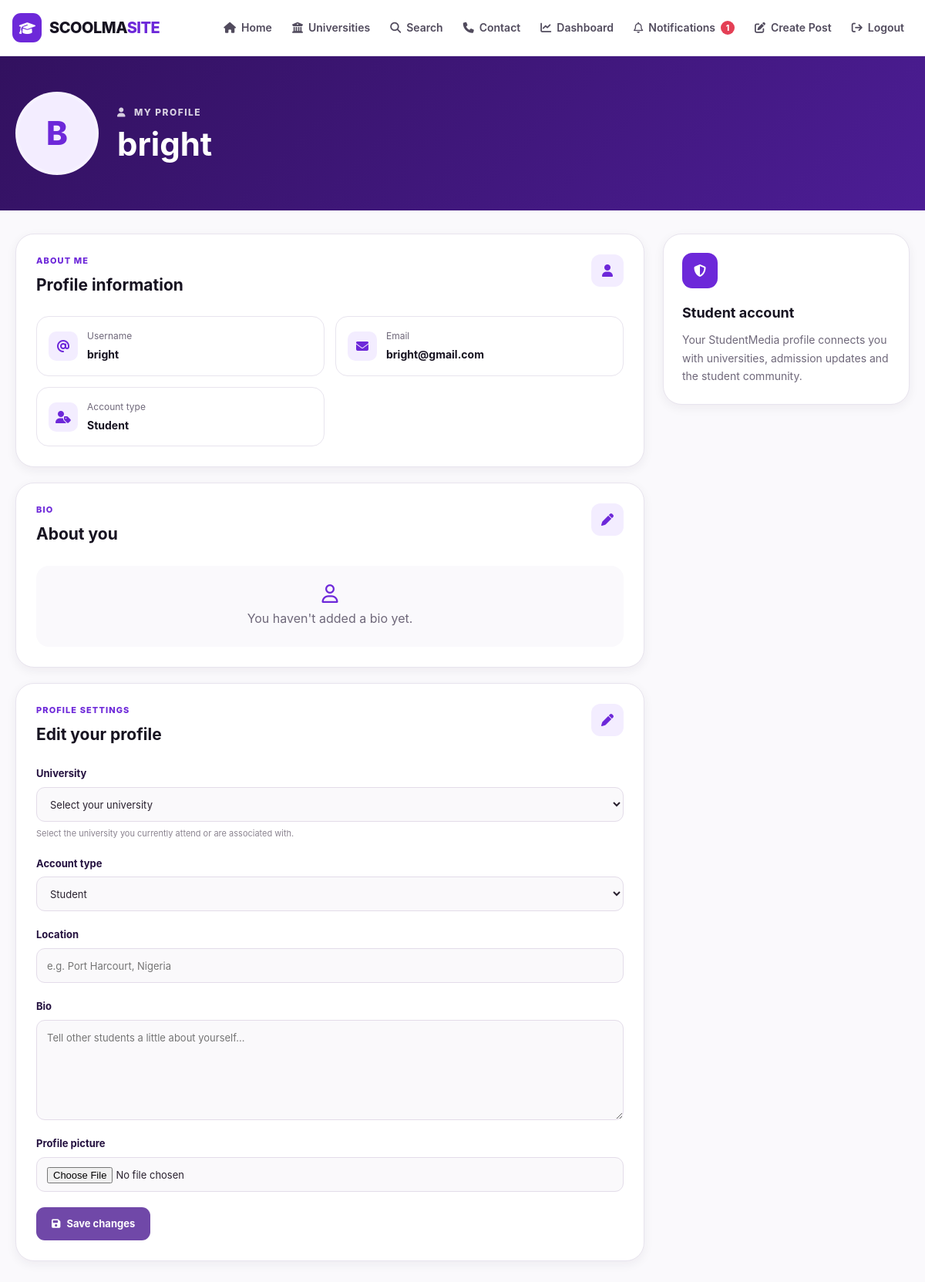
/accounts/profile/ (signed in), run on an earlier commit of the app's database.
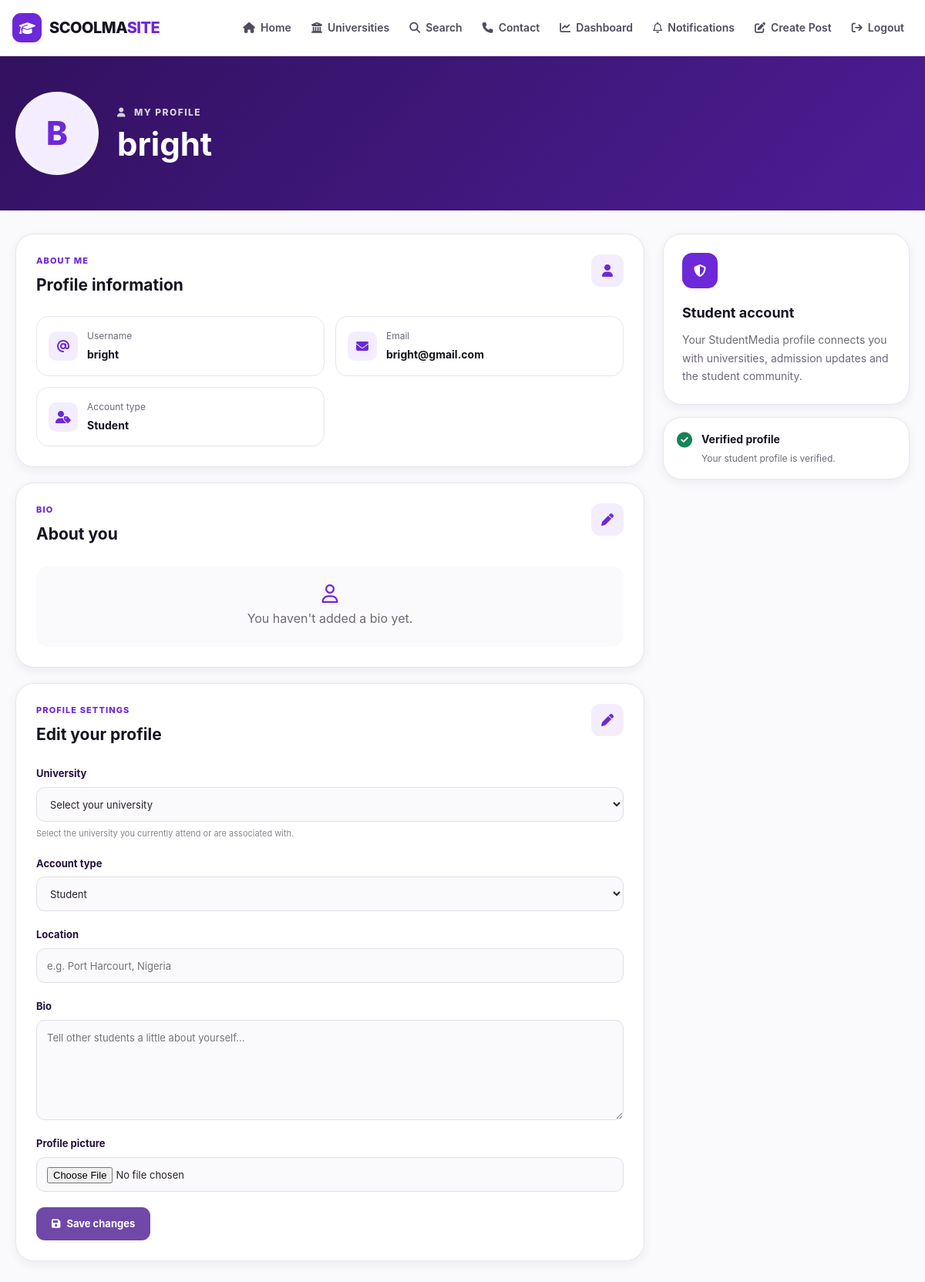
And on a later commit of the database.
### accounts/views.py (the view, shortened to what this page needs)
# urls.py: path("profile/", views.profile_view, name="profile"),
@login_required
def profile_view(request):
    profile = get_object_or_404(
        StudentProfile,
        user=request.user
    )
    universities = University.objects.filter(
        is_verified=True
    ).order_by("name")
    return render(
        request,
        "accounts/profile.html",
        {
            "profile": profile,
            "universities": universities,
            "role_choices": StudentProfile.ROLE_CHOICES,
        }
    )

### notifications/context_processors.py (called while the page is built)
def notification_count(request):
    if not request.user.is_authenticated:
        return {
            "unread_notification_count": 0
        }
    count = Notification.objects.filter(
        recipient=request.user,
        is_read=False
    ).count()
    return {
        "unread_notification_count": count
    }

### templates/accounts/profile.html (shortened to what the changed rows need)
{% extends "base.html" %}
{% load static %}
{% block page_css %}
<link rel="stylesheet" href="{% static 'css/profile.css' %}">
{% endblock %}
{% block content %}
<main class="profile-page">
<section class="profile-hero">
    <div class="profile-hero-content">
        <div class="profile-heading">
            <h1>
                {{ profile.user.username }}
            </h1>
        </div>
    </div>
</section>
<section class="profile-content">
    <div class="profile-main">
        <div class="profile-card">
            <div class="profile-card-header">
                <div>
                    <h2>
                        Profile information
                    </h2>
                </div>
            </div>
        </div>
        <div class="profile-card">
            <div class="profile-card-header">
                <div>
                    <h2>
                        About you
                    </h2>
                </div>
            </div>
        </div>
        <div class="profile-card">
    <div class="profile-card-header">
        <div>
            <h2>
                Edit your profile
            </h2>
        </div>
    </div>
</div>
    </div>
    <aside class="profile-sidebar">
        {% if profile.is_verified %}
        <div class="verification-card">
            <i class="fa-solid fa-circle-check"></i>
            <div>
                <strong>
                    Verified profile
                </strong>
                <span>
                    Your student profile is verified.
                </span>
            </div>
        </div>
        {% endif %}
    </aside>
</section>
</main>
{% endblock %}

What changed in the data, as far as the page shows it:
changed StudentProfile "Student": is_verified False → True (drawn)
Also different on the page:
{{ unread_notification_count }}: "1" → (not shown)
text now shown: "Verified profile Your student profile is verified."
